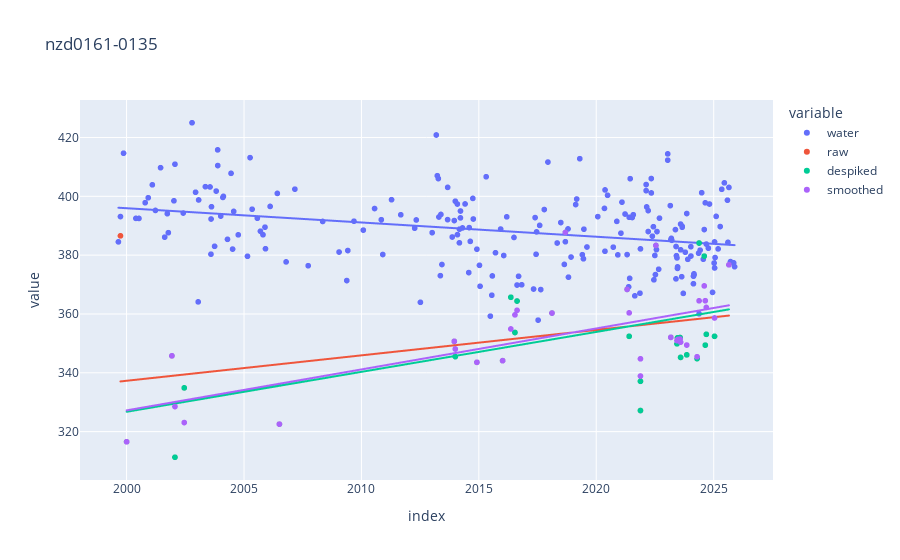

Notebook code for this chart:
### Code cell
from coastsat import SDS_transects

def despike(chainage, threshold=40):
    chainage = chainage.dropna()
    if len(chainage) < 5:
        return chainage
    chainage, dates = SDS_transects.identify_outliers(
        chainage.tolist(), chainage.index.tolist(), threshold
    )
    return pd.Series(chainage, index=dates)

despiked = despike(veg)
smoothed = despiked.rolling("180d", min_periods=1).mean()
df = pd.DataFrame({"water": water, "raw": veg, "despiked": despiked, "smoothed": smoothed})
px.scatter(df, trendline="ols", title=transect_id)

### Figure 1 — Plotly figure (JSON) as saved in the notebook; plotly's stock layout.template omitted (floating-point values rounded to 4 significant figures; data arrays with more than 128 entries replaced by an {"elided": "..."} marker saying what was removed)
{"data": [{"hovertemplate": "variable=water<br>index=%{x}<br>value=%{y}<extra></extra>", "legendgroup": "water", "marker": {"color": "#636efa", "symbol": "circle"}, "mode": "markers", "name": "water", "showlegend": true, "type": "scattergl", "x": {"elided": "400 str values"}, "xaxis": "x", "y": {"elided": "400 float values"}, "yaxis": "y"}, {"hovertemplate": "<b>OLS trendline</b><br>value = -1.53552e-08 * index + 410.488<br>R<sup>2</sup>=0.097462<br><br>variable=water<br>index=%{x}<br>value=%{y} <b>(trend)</b><extra></extra>", "legendgroup": "water", "marker": {"color": "#636efa", "symbol": "circle"}, "mode": "lines", "name": "water", "showlegend": false, "type": "scattergl", "x": {"elided": "219 str values"}, "xaxis": "x", "y": {"elided": "219 float values"}, "yaxis": "y"}, {"hovertemplate": "variable=raw<br>index=%{x}<br>value=%{y}<extra></extra>", "legendgroup": "raw", "marker": {"color": "#EF553B", "symbol": "circle"}, "mode": "markers", "name": "raw", "showlegend": true, "type": "scattergl", "x": {"elided": "400 str values"}, "xaxis": "x", "y": {"elided": "400 float values"}, "yaxis": "y"}, {"hovertemplate": "<b>OLS trendline</b><br>value = 2.73841e-08 * index + 311.365<br>R<sup>2</sup>=0.139392<br><br>variable=raw<br>index=%{x}<br>value=%{y} <b>(trend)</b><extra></extra>", "legendgroup": "raw", "marker": {"color": "#EF553B", "symbol": "circle"}, "mode": "lines", "name": "raw", "showlegend": false, "type": "scattergl", "x": ["1999-09-27T22:05:12.000000000", "2000-01-01T22:04:37.000000000", "2001-12-05T22:00:18.000000000", "2002-01-22T22:00:40.000000000", "2002-06-15T22:00:19.000000000", "2006-07-04T22:04:41.000000000", "2013-12-14T22:13:45.000000000", "2013-12-30T22:13:37.000000000", "2014-12-01T22:12:24.000000000", "2016-01-05T22:12:17.000000000", "2016-05-12T22:11:44.000000000", "2016-07-15T22:12:10.000000000", "2016-08-16T22:12:17.000000000", "2018-02-11T22:11:38.000000000", "2018-09-07T22:11:24.000000000", "2021-04-24T22:11:49.000000000", "2021-05-26T22:11:55.000000000", "2021-11-18T22:12:08.000000000", "2021-11-18T22:12:32.000000000", "2022-07-16T22:12:03.000000000", "2023-03-05T22:12:01.000000000", "2023-06-09T22:11:12.000000000", "2023-06-17T22:11:17.000000000", "2023-06-25T22:11:08.000000000", "2023-07-27T22:11:50.000000000", "2023-08-04T22:11:40.000000000", "2023-11-08T22:11:57.000000000", "2024-04-16T22:11:19.000000000", "2024-05-18T22:10:55.000000000", "2024-08-06T22:11:21.000000000", "2024-08-22T22:11:34.000000000", "2024-09-07T22:11:43.000000000", "2025-01-13T22:11:54.000000000", "2025-08-25T22:11:51.000000000"], "xaxis": "x", "y": [337.1, 337.3, 339.0, 339.1, 339.4, 342.9, 349.3, 349.4, 350.2, 351.1, 351.4, 351.6, 351.7, 352.9, 353.4, 355.7, 355.8, 356.2, 356.2, 356.8, 357.3, 357.5, 357.6, 357.6, 357.7, 357.7, 357.9, 358.3, 358.4, 358.5, 358.6, 358.6, 358.9, 359.5], "yaxis": "y"}, {"hovertemplate": "variable=despiked<br>index=%{x}<br>value=%{y}<extra></extra>", "legendgroup": "despiked", "marker": {"color": "#00cc96", "symbol": "circle"}, "mode": "markers", "name": "despiked", "showlegend": true, "type": "scattergl", "x": {"elided": "400 str values"}, "xaxis": "x", "y": {"elided": "400 float values"}, "yaxis": "y"}, {"hovertemplate": "<b>OLS trendline</b><br>value = 4.30133e-08 * index + 286.026<br>R<sup>2</sup>=0.324007<br><br>variable=despiked<br>index=%{x}<br>value=%{y} <b>(trend)</b><extra></extra>", "legendgroup": "despiked", "marker": {"color": "#00cc96", "symbol": "circle"}, "mode": "lines", "name": "despiked", "showlegend": false, "type": "scattergl", "x": ["2000-01-01T22:04:37.000000000", "2001-12-05T22:00:18.000000000", "2002-01-22T22:00:40.000000000", "2002-06-15T22:00:19.000000000", "2006-07-04T22:04:41.000000000", "2013-12-14T22:13:45.000000000", "2013-12-30T22:13:37.000000000", "2014-12-01T22:12:24.000000000", "2016-01-05T22:12:17.000000000", "2016-05-12T22:11:44.000000000", "2016-07-15T22:12:10.000000000", "2016-08-16T22:12:17.000000000", "2018-02-11T22:11:38.000000000", "2018-09-07T22:11:24.000000000", "2021-04-24T22:11:49.000000000", "2021-05-26T22:11:55.000000000", "2021-11-18T22:12:08.000000000", "2021-11-18T22:12:32.000000000", "2022-07-16T22:12:03.000000000", "2023-03-05T22:12:01.000000000", "2023-06-09T22:11:12.000000000", "2023-06-17T22:11:17.000000000", "2023-06-25T22:11:08.000000000", "2023-07-27T22:11:50.000000000", "2023-08-04T22:11:40.000000000", "2023-11-08T22:11:57.000000000", "2024-04-16T22:11:19.000000000", "2024-05-18T22:10:55.000000000", "2024-08-06T22:11:21.000000000", "2024-08-22T22:11:34.000000000", "2024-09-07T22:11:43.000000000", "2025-01-13T22:11:54.000000000", "2025-08-25T22:11:51.000000000"], "xaxis": "x", "y": [326.7, 329.4, 329.5, 330.1, 335.6, 345.7, 345.7, 347.0, 348.5, 349.0, 349.2, 349.3, 351.3, 352.1, 355.7, 355.8, 356.5, 356.5, 357.3, 358.2, 358.6, 358.6, 358.6, 358.7, 358.8, 359.1, 359.7, 359.8, 360.1, 360.2, 360.3, 360.7, 361.6], "yaxis": "y"}, {"hovertemplate": "variable=smoothed<br>index=%{x}<br>value=%{y}<extra></extra>", "legendgroup": "smoothed", "marker": {"color": "#ab63fa", "symbol": "circle"}, "mode": "markers", "name": "smoothed", "showlegend": true, "type": "scattergl", "x": {"elided": "400 str values"}, "xaxis": "x", "y": {"elided": "400 float values"}, "yaxis": "y"}, {"hovertemplate": "<b>OLS trendline</b><br>value = 4.41248e-08 * index + 285.453<br>R<sup>2</sup>=0.443815<br><br>variable=smoothed<br>index=%{x}<br>value=%{y} <b>(trend)</b><extra></extra>", "legendgroup": "smoothed", "marker": {"color": "#ab63fa", "symbol": "circle"}, "mode": "lines", "name": "smoothed", "showlegend": false, "type": "scattergl", "x": ["2000-01-01T22:04:37.000000000", "2001-12-05T22:00:18.000000000", "2002-01-22T22:00:40.000000000", "2002-06-15T22:00:19.000000000", "2006-07-04T22:04:41.000000000", "2013-12-14T22:13:45.000000000", "2013-12-30T22:13:37.000000000", "2014-12-01T22:12:24.000000000", "2016-01-05T22:12:17.000000000", "2016-05-12T22:11:44.000000000", "2016-07-15T22:12:10.000000000", "2016-08-16T22:12:17.000000000", "2018-02-11T22:11:38.000000000", "2018-09-07T22:11:24.000000000", "2021-04-24T22:11:49.000000000", "2021-05-26T22:11:55.000000000", "2021-11-18T22:12:08.000000000", "2021-11-18T22:12:32.000000000", "2022-07-16T22:12:03.000000000", "2023-03-05T22:12:01.000000000", "2023-06-09T22:11:12.000000000", "2023-06-17T22:11:17.000000000", "2023-06-25T22:11:08.000000000", "2023-07-27T22:11:50.000000000", "2023-08-04T22:11:40.000000000", "2023-11-08T22:11:57.000000000", "2024-04-16T22:11:19.000000000", "2024-05-18T22:10:55.000000000", "2024-08-06T22:11:21.000000000", "2024-08-22T22:11:34.000000000", "2024-09-07T22:11:43.000000000", "2025-01-13T22:11:54.000000000", "2025-08-25T22:11:51.000000000"], "xaxis": "x", "y": [327.2, 329.9, 330.1, 330.6, 336.3, 346.7, 346.7, 348.0, 349.5, 350.0, 350.3, 350.4, 352.5, 353.2, 356.9, 357.0, 357.7, 357.7, 358.6, 359.5, 359.9, 359.9, 359.9, 360.0, 360.1, 360.4, 361.1, 361.2, 361.5, 361.5, 361.6, 362.1, 362.9], "yaxis": "y"}], "layout": {"legend": {"title": {"text": "variable"}, "tracegroupgap": 0}, "title": {"text": "nzd0161-0135"}, "xaxis": {"anchor": "y", "domain": [0.0, 1.0], "title": {"text": "index"}}, "yaxis": {"anchor": "x", "domain": [0.0, 1.0], "title": {"text": "value"}}}}
